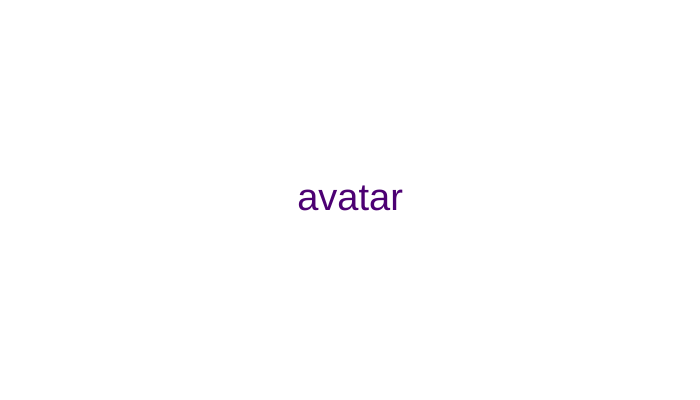
Frame 1 (no input)
Frame 60 (no input): identical to frame 1, image omitted
Frame 120 (the mouse pressed at the canvas centre since frame 60): identical to frame 1, image omitted

The p5.js sketch that drew this single still picture (run headless with seeded random() and noise() and a simulated clock; from frame 60 on, the mouse is pressed at the canvas centre):

// p5.js sketch
// ── sketch.js
//drama romance comedia aventura acao 
//minios 18 comedia aventura 
//malevola 10 romance aventura}//crepusculo 13 drama romance comedia aventura 
//crepusculo 13 drama romance comedia e aventura
// os incriveis 6 drama comedia aventura
// a era do gelo;livre,aventura e comedia
//divertidamente ,livre,aventura e comedia 
// fantasia farica de chocolate livre,aventura e comedia 
//as aventuras de pi 10 aventura e drama
//avatar,14 aventura
//mulher maravilha
let campoIdade;
let campoFantasia;
let campoAventura;

function setup() {
  createCanvas(700, 400);
  createElement("h2", "Recomendador de filmes");
  createSpan("Sua idade:");
  campoIdade = createInput("10");
  campoFantasia = createCheckbox("Gosta de fantasia?");
  campoAventura = createCheckbox("Gosta de aventura?");
}

function draw() {
  background("white");
  let idade = campoIdade.value();
  let gostaDeFantasia = campoFantasia.checked();
  let gostaDeAventura = campoAventura.checked();
  let recomendacao = geraRecomendacao(idade, gostaDeFantasia, gostaDeAventura);

  fill(color(76, 0, 115));
  textAlign(CENTER, CENTER);
  textSize(38);
  text(recomendacao, width / 2, height / 2);
}

function geraRecomendacao(idade, gostaDeFantasia, gostaDeAventura) {
  if (idade >= 10) {
    if (idade >= 14) {
      return "malevola";
    } else {
      if (idade >= 12) {
        if(gostaDeFantasia || gostaDeAventura) {
          return "mulher maravinha";          
        } else{
         return "as aventuras de pi";
        }
      } else {
        if (gostaDeFantasia) {
          return "As aventuras de pi";
        } else {
          return "avatar";
        }
      }
    }
  } else {
    if (gostaDeFantasia) {
      return "a fantastica fabrica de chocolat";
    } else {
      return "O feitiço do tempo";
    }
  }
}
